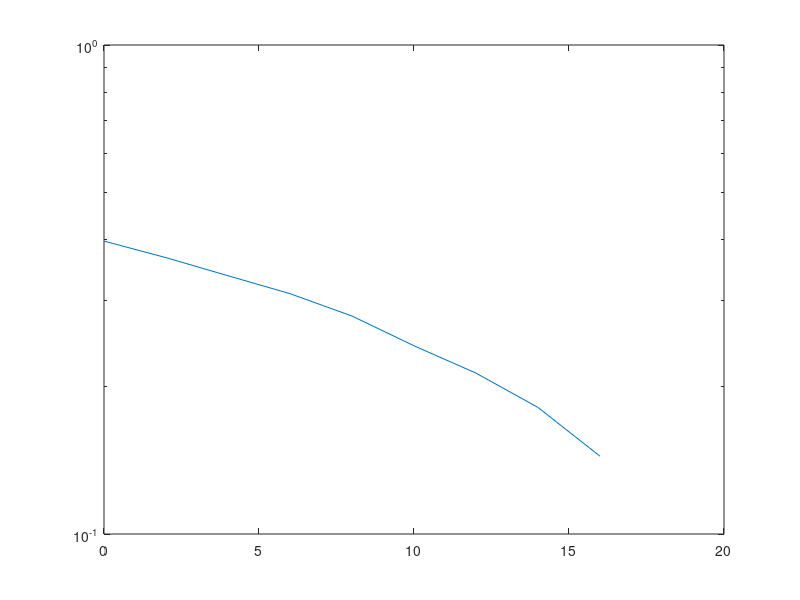

MATLAB code to generate this figure: (Note: this script raises an error after producing the figure.)
clear all;close all;clc

numIter = 10; %100;
nSym = 1000;
SNR_Vec = 0:2:16;
lenSNR = length(SNR_Vec);

M = 256;

chan = 1;
%chan = [1 .2 .4]; %Moderate ISI
%chan = [0.227 0.460 0.688 0.460 0.227]; %Severe ISI

berVec = zeros(numIter, lenSNR);

for i = 1:numIter
    
    msg = randi([0 M-1], 1, nSym);
    
    for j = 1:lenSNR
        tx = qammod(msg,M);
        
        if isequal(chan,1)
            txChan = tx;
        elseif isa(chan, 'channel.rayleigh')
            reset(chan)
            txChan = filter(chan,tx)
        else
            txChan = filter(chan,1,tx)
        end
        
        txNoisy = awgn(txChan, SNR_Vec(j), 'measured');
        %add equalization
        
        rx = qamdemod(txNoisy, M);
        
        rxMSG = rx;
        
        [~,berVec(i,j)] = biterr(msg, rxMSG);
        
    end
end

ber = mean(berVec,1);
semilogy(SNR_Vec, ber)

%computer theoretical BER

%Note: EbNO = SNR - 10log10(bits per symbol) + 10log10(samples per symbol)
%From the matlab website

berTheory = berawgn(SNR_Vec - 10*log10(log2(M)), 'qam', M);

hold on
semilogy(SNR_Vec, berTheory, 'r');
legend('BER', 'Theoretical BER')
xlabel('SNR')
ylabel('BER')
title(append(num2str(M),'-QAM'))